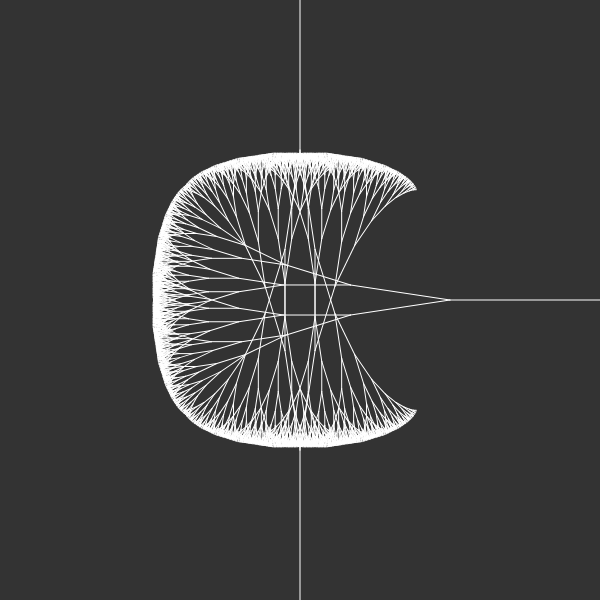
Frame 1 (no input)
Frame 60 (no input): identical to frame 1, image omitted
Frame 120 (the mouse pressed at the canvas centre since frame 60): identical to frame 1, image omitted

The p5.js sketch that drew this single still picture (run headless with seeded random() and noise() and a simulated clock; from frame 60 on, the mouse is pressed at the canvas centre):

// p5.js sketch
// ── sketch.js
var angle = 0;
var slider;

function setup() {
	createCanvas(600, 600);
	slider = createSlider(0, TWO_PI, PI / 21, 0.01);
}

function draw() {
	background(51);
	angle = slider.value();
	stroke(255);
	push();
	translate(width/2, height);
	branch(150);
	pop();
	push();
	translate(width/2, 0);
	rotate(PI);
	branch(150);
	pop();
	translate(width, height/2);
	rotate(-PI/2);
	branch(150);
}

function branch(len) {
	line(0, 0, 0, -len);
	translate(0, -len);
	if (len > 4){
		push();
		rotate(angle);
		branch(len * 0.67);
		pop();
		push();
		rotate(-angle);
		branch(len * 0.67);
		pop();
	}
}
